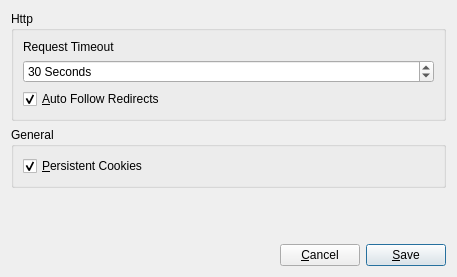
<?xml version="1.0" encoding="UTF-8"?>
<ui version="4.0">
 <class>SettingsDlg</class>
 <widget class="QDialog" name="SettingsDlg">
  <property name="windowModality">
   <enum>Qt::ApplicationModal</enum>
  </property>
  <property name="geometry">
   <rect>
    <x>0</x>
    <y>0</y>
    <width>457</width>
    <height>277</height>
   </rect>
  </property>
  <property name="contextMenuPolicy">
   <enum>Qt::NoContextMenu</enum>
  </property>
  <property name="windowTitle">
   <string>Settings</string>
  </property>
  <property name="windowIcon">
   <iconset>
    <normaloff>Images/Httper-icon128x128.png</normaloff>Images/Httper-icon128x128.png</iconset>
  </property>
  <property name="modal">
   <bool>true</bool>
  </property>
  <layout class="QVBoxLayout" name="verticalLayout_4">
   <item>
    <widget class="QGroupBox" name="groupBox">
     <property name="title">
      <string>Http</string>
     </property>
     <layout class="QVBoxLayout" name="verticalLayout_2">
      <item>
       <layout class="QVBoxLayout" name="verticalLayout">
        <item>
         <widget class="QLabel" name="label">
          <property name="text">
           <string>Request Timeout</string>
          </property>
          <property name="buddy">
           <cstring>sbTimeout</cstring>
          </property>
         </widget>
        </item>
        <item>
         <widget class="QSpinBox" name="sbTimeout">
          <property name="minimumSize">
           <size>
            <width>155</width>
            <height>0</height>
           </size>
          </property>
          <property name="suffix">
           <string> Seconds</string>
          </property>
          <property name="minimum">
           <number>5</number>
          </property>
          <property name="maximum">
           <number>600</number>
          </property>
          <property name="value">
           <number>30</number>
          </property>
         </widget>
        </item>
       </layout>
      </item>
      <item>
       <widget class="QCheckBox" name="chkFollowRedirects">
        <property name="text">
         <string>&amp;Auto Follow Redirects</string>
        </property>
        <property name="checked">
         <bool>true</bool>
        </property>
       </widget>
      </item>
     </layout>
    </widget>
   </item>
   <item>
    <widget class="QGroupBox" name="groupBox_2">
     <property name="title">
      <string>General</string>
     </property>
     <layout class="QVBoxLayout" name="verticalLayout_3">
      <item>
       <widget class="QCheckBox" name="chkPersistCookies">
        <property name="text">
         <string>&amp;Persistent Cookies</string>
        </property>
        <property name="checked">
         <bool>true</bool>
        </property>
       </widget>
      </item>
     </layout>
    </widget>
   </item>
   <item>
    <spacer name="verticalSpacer">
     <property name="orientation">
      <enum>Qt::Vertical</enum>
     </property>
     <property name="sizeHint" stdset="0">
      <size>
       <width>20</width>
       <height>35</height>
      </size>
     </property>
    </spacer>
   </item>
   <item>
    <layout class="QHBoxLayout" name="horizontalLayout">
     <item>
      <spacer name="horizontalSpacer">
       <property name="orientation">
        <enum>Qt::Horizontal</enum>
       </property>
       <property name="sizeHint" stdset="0">
        <size>
         <width>40</width>
         <height>20</height>
        </size>
       </property>
      </spacer>
     </item>
     <item>
      <widget class="QPushButton" name="btnCancel">
       <property name="text">
        <string>&amp;Cancel</string>
       </property>
      </widget>
     </item>
     <item>
      <widget class="QPushButton" name="btnSave">
       <property name="text">
        <string>&amp;Save</string>
       </property>
       <property name="default">
        <bool>true</bool>
       </property>
      </widget>
     </item>
    </layout>
   </item>
  </layout>
 </widget>
 <tabstops>
  <tabstop>sbTimeout</tabstop>
  <tabstop>chkFollowRedirects</tabstop>
  <tabstop>chkPersistCookies</tabstop>
  <tabstop>btnSave</tabstop>
  <tabstop>btnCancel</tabstop>
 </tabstops>
 <resources/>
 <connections/>
</ui>
